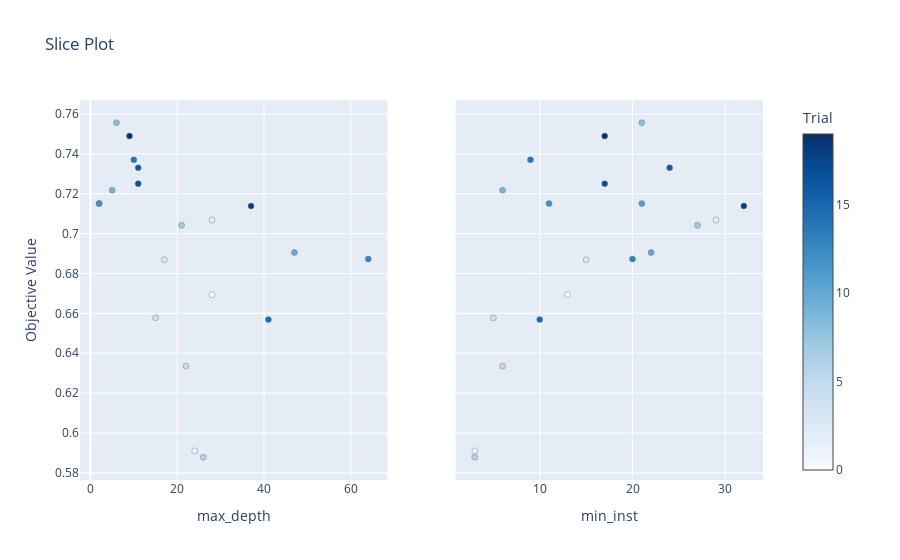

Notebook source saved alongside this figure:
### Code cell
plot_slice(dtree_study)

### Figure 1 — Plotly figure (JSON) as saved in the notebook; plotly's stock layout.template omitted (floating-point values rounded to 4 significant figures)
{"data": [{"marker": {"color": [0, 1, 2, 3, 4, 5, 6, 7, 8, 9, 10, 11, 12, 13, 14, 15, 16, 17, 18, 19], "colorbar": {"title": {"text": "Trial"}, "x": 1, "xpad": 40}, "colorscale": [[0, "rgb(247,251,255)"], [0.125, "rgb(222,235,247)"], [0.25, "rgb(198,219,239)"], [0.375, "rgb(158,202,225)"], [0.5, "rgb(107,174,214)"], [0.625, "rgb(66,146,198)"], [0.75, "rgb(33,113,181)"], [0.875, "rgb(8,81,156)"], [1, "rgb(8,48,107)"]], "line": {"color": "Grey", "width": 0.5}, "showscale": true}, "mode": "markers", "showlegend": false, "type": "scatter", "x": [28, 24, 28, 17, 15, 22, 26, 21, 6, 5, 47, 2, 2, 64, 10, 41, 11, 11, 37, 9], "xaxis": "x", "y": [0.6694, 0.591, 0.7068, 0.6869, 0.6578, 0.6336, 0.5878, 0.7042, 0.7556, 0.7218, 0.6905, 0.7151, 0.7151, 0.6872, 0.737, 0.6569, 0.733, 0.7251, 0.7138, 0.7489], "yaxis": "y"}, {"marker": {"color": [0, 1, 2, 3, 4, 5, 6, 7, 8, 9, 10, 11, 12, 13, 14, 15, 16, 17, 18, 19], "colorbar": {"title": {"text": "Trial"}, "x": 1, "xpad": 40}, "colorscale": [[0, "rgb(247,251,255)"], [0.125, "rgb(222,235,247)"], [0.25, "rgb(198,219,239)"], [0.375, "rgb(158,202,225)"], [0.5, "rgb(107,174,214)"], [0.625, "rgb(66,146,198)"], [0.75, "rgb(33,113,181)"], [0.875, "rgb(8,81,156)"], [1, "rgb(8,48,107)"]], "line": {"color": "Grey", "width": 0.5}, "showscale": false}, "mode": "markers", "showlegend": false, "type": "scatter", "x": [13, 3, 29, 15, 5, 6, 3, 27, 21, 6, 22, 21, 11, 20, 9, 10, 24, 17, 32, 17], "xaxis": "x2", "y": [0.6694, 0.591, 0.7068, 0.6869, 0.6578, 0.6336, 0.5878, 0.7042, 0.7556, 0.7218, 0.6905, 0.7151, 0.7151, 0.6872, 0.737, 0.6569, 0.733, 0.7251, 0.7138, 0.7489], "yaxis": "y2"}], "layout": {"title": {"text": "Slice Plot"}, "xaxis": {"anchor": "y", "domain": [0, 0.45], "title": {"text": "max_depth"}}, "xaxis2": {"anchor": "y2", "domain": [0.55, 1], "title": {"text": "min_inst"}}, "yaxis": {"anchor": "x", "domain": [0, 1], "title": {"text": "Objective Value"}}, "yaxis2": {"anchor": "x2", "domain": [0, 1], "matches": "y", "showticklabels": false}}}
